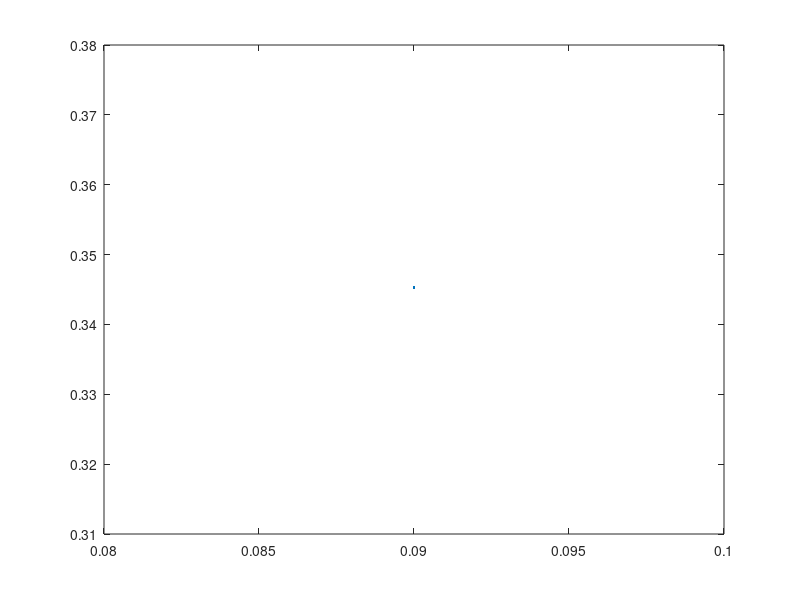
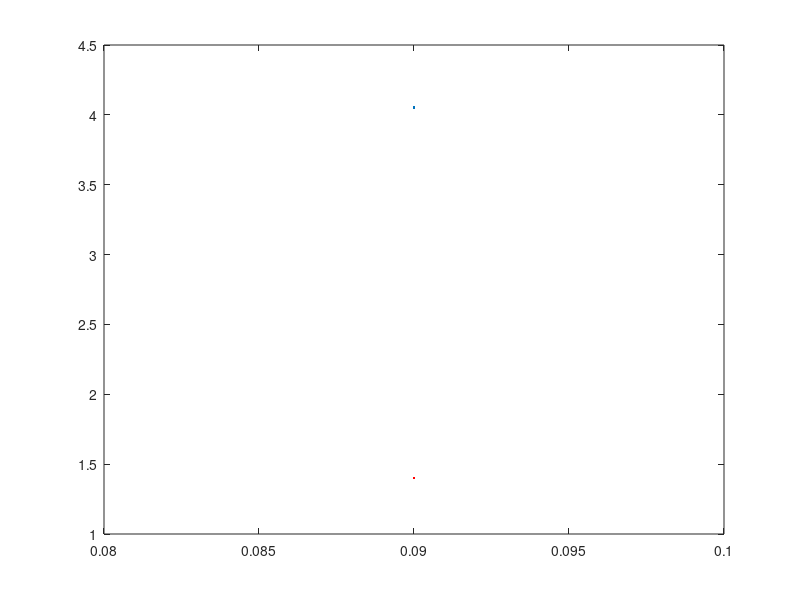

Here is the MATLAB script that generated these plots, in order:
r0=0.09;
rho_w=1000;
m=0.5;
mu_x=0.5;
l0=0.11;

M = 2/3*pi*r0^3*rho_w;
Ax = pi*r0^2;

a = Ax*rho_w*mu_x*l0/2/(m+M);
figure
plot(r0,a)
figure
plot(r0,2*(m+M))
hold on
plot(r0, Ax*rho_w*mu_x*l0,'r')